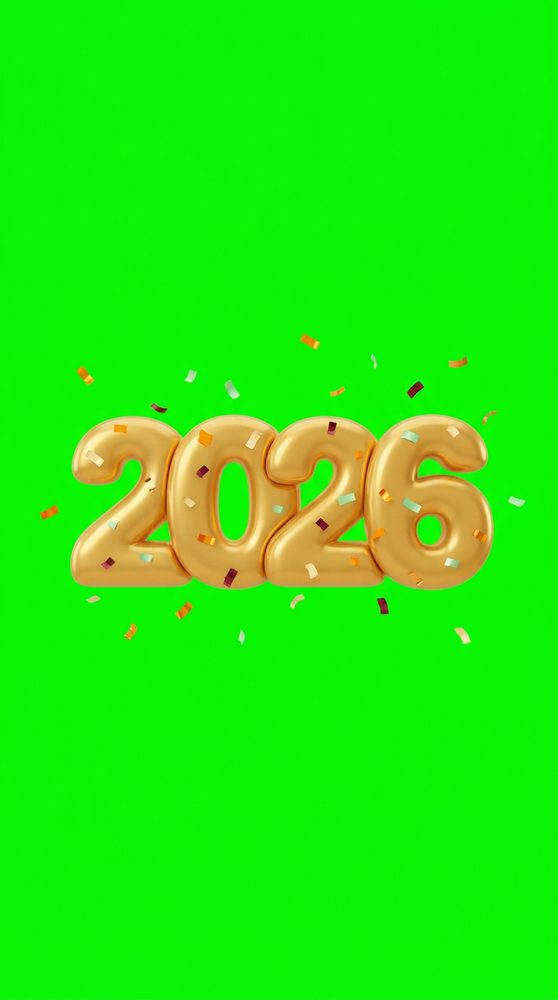
#> input picture work/telugu-reel/gen/g-2026.png, 558 x 1000 px, shrunk from 768 x 1376 before the run; its folder holds only this picture in this run
$ python key.py
#> lines starting #> are read from the running program, lines starting #| are printed output that depends on the picture
"""Chroma-key the green-background graphics → trimmed transparent PNGs (work/public/tel/g/)."""
import glob, os, cv2, numpy as np
ROOT = os.path.dirname(os.path.dirname(os.path.dirname(os.path.abspath(__file__))))
OUT = os.path.join(ROOT, 'work/public/tel/g'); os.makedirs(OUT, exist_ok=True)
for f in sorted(glob.glob(os.path.join(ROOT, 'work/telugu-reel/gen/g-*.png'))):
    im = cv2.imread(f).astype(np.float32)
    b, g, r = im[..., 0], im[..., 1], im[..., 2]
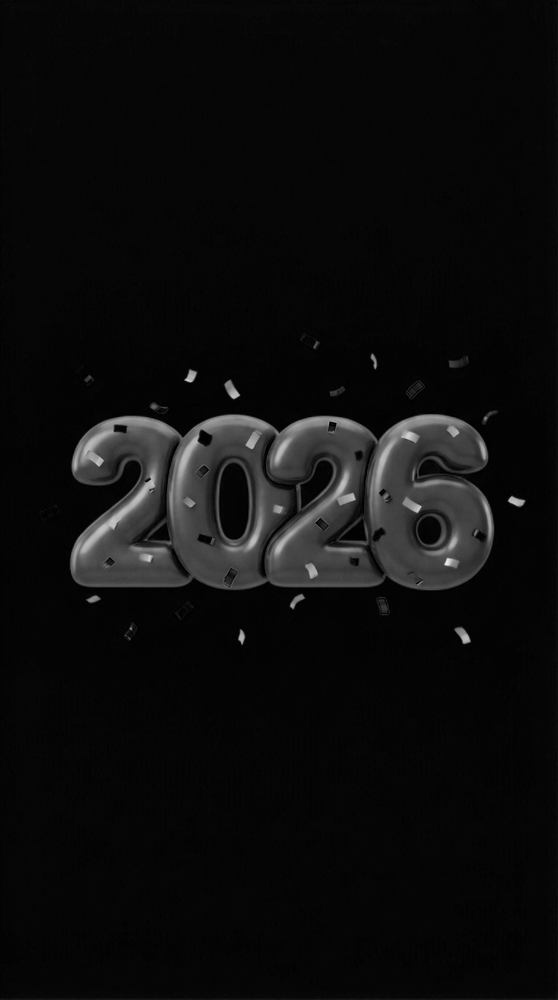
#> b: shape (1000, 558) float32; min 0, max 235, mean 12.8
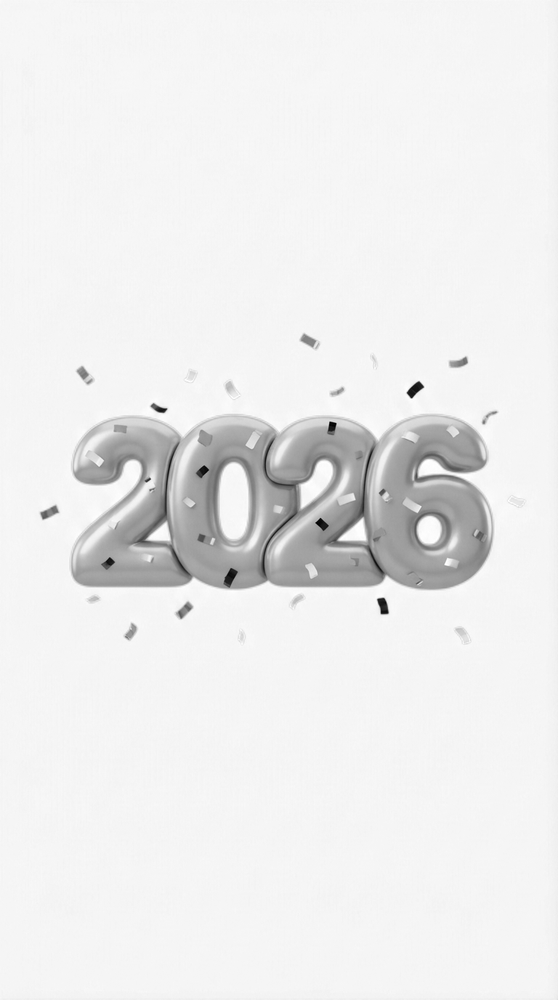
#> g: shape (1000, 558) float32; min 1, max 255, mean 235.9
    green = g - np.maximum(r, b)  # how much greener than the other channels
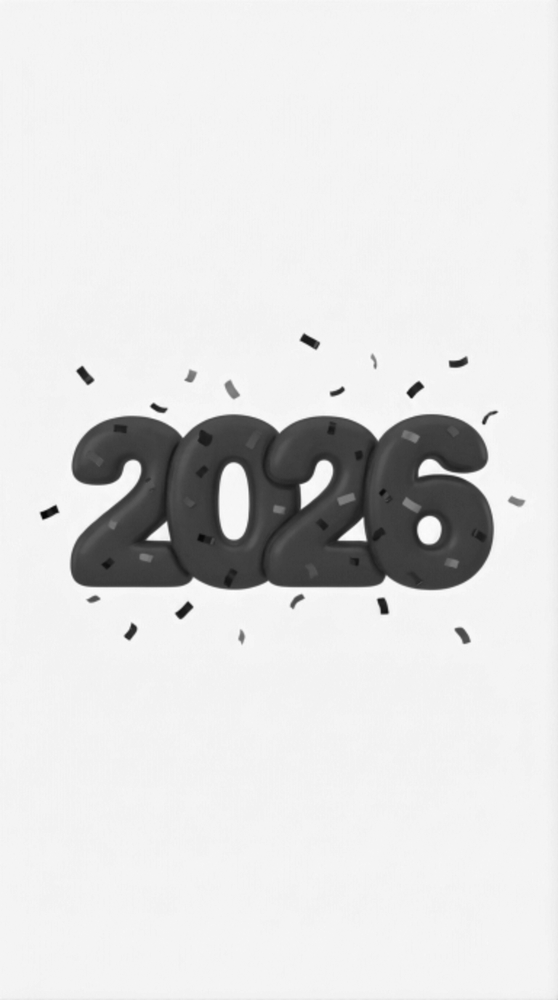
#> green: shape (1000, 558) float32; min -146, max 252, mean 202.8; drawn with min black and max white
    # background colour sampled from the corners (some images come back on a darker green than #00FF00)
    h, w = g.shape
#> h = 1000; w = 558
    cs = np.concatenate([im[:20, :20].reshape(-1, 3), im[:20, -20:].reshape(-1, 3), im[-20:, :20].reshape(-1, 3), im[-20:, -20:].reshape(-1, 3)])
#> cs = 1600 rows, first 8: [7, 249, 6], [7, 247, 5], [8, 247, 6], [6, 246, 9], [8, 246, 7], [9, 246, 9], [6, 246, 8], [7, 246, 9]
    bg = np.median(cs, axis=0)
#> bg = [6, 245, 11]
    dist = np.sqrt(((im - bg) ** 2).sum(-1))
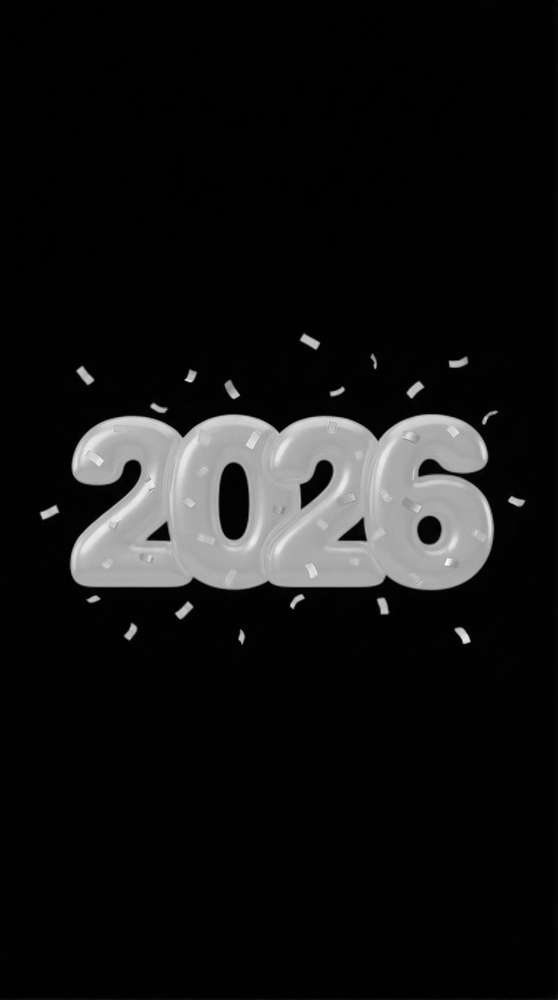
#> dist: shape (1000, 558) float32; min 0, max 333.4, mean 28.2; drawn with min black and max white
    a = np.clip((dist - 40) / 60, 0, 1)
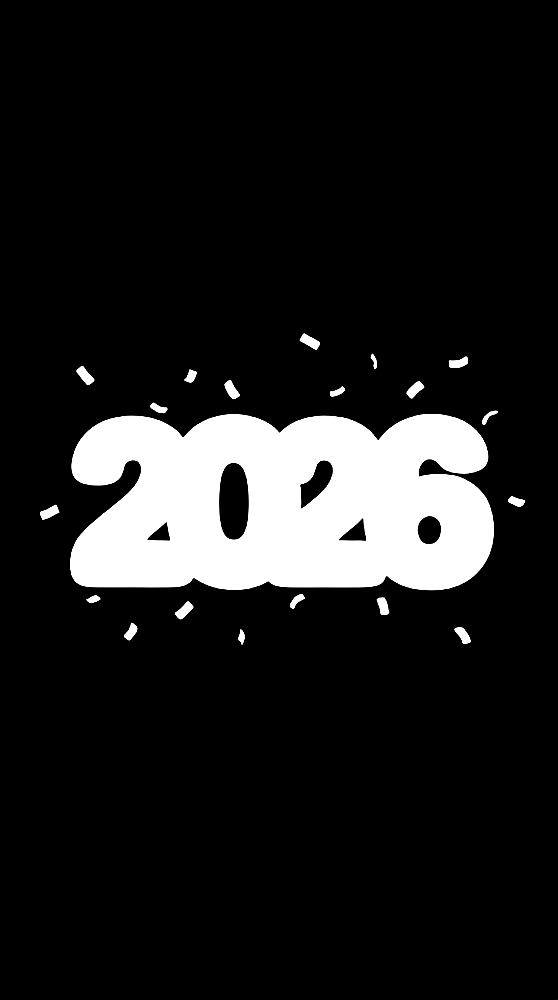
#> a: shape (1000, 558) float32; min 0, max 1, mean 0.115
    a = np.minimum(a, 1 - np.clip((green - 25) / 70, 0, 1) * (bg[1] > bg[2] + 30))
    a = cv2.GaussianBlur(a, (3, 3), 0)
    # despill: clamp green to max(r, b) where the pixel leans green
    im[..., 1] = np.where((green > 0) & (a < 0.98), np.maximum(r, b) + np.minimum(green, 8), g)
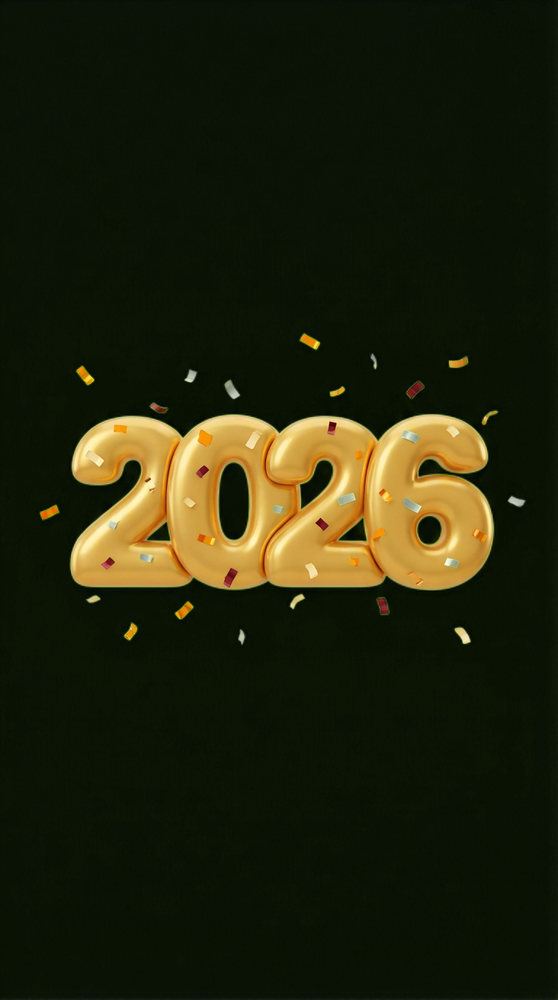
#> im: shape (1000, 558, 3) float32; mean B, G, R 12.8, 35, 33.1
    rgba = np.dstack([im, a * 255]).clip(0, 255).astype(np.uint8)
    ys, xs = np.where(a > 0.05)
    pad = 12
    y0, y1, x0, x1 = max(0, ys.min() - pad), min(a.shape[0], ys.max() + pad), max(0, xs.min() - pad), min(a.shape[1], xs.max() + pad)
#> y0 = 321; y1 = 656; x0 = 27; x1 = 536
    out = os.path.join(OUT, os.path.basename(f)); cv2.imwrite(out, rgba[y0:y1, x0:x1])
#> after `out = os.path.join(OUT, os.path.basename(f))`:
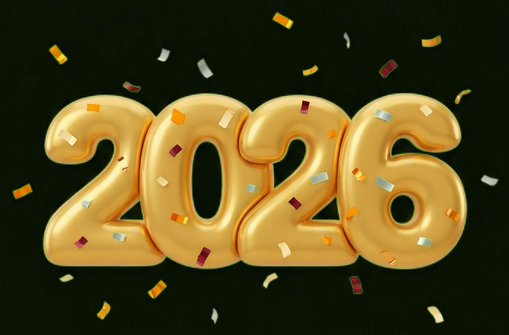
#> saved as g-2026.png: shape (335, 509, 4); mean B, G, R, A 30.3, 72.3, 84.1, 92.6
    print(os.path.basename(f), rgba[y0:y1, x0:x1].shape)
#| g-2026.png (335, 509, 4)

$ run again, on work/telugu-reel/gen/g-clock.png
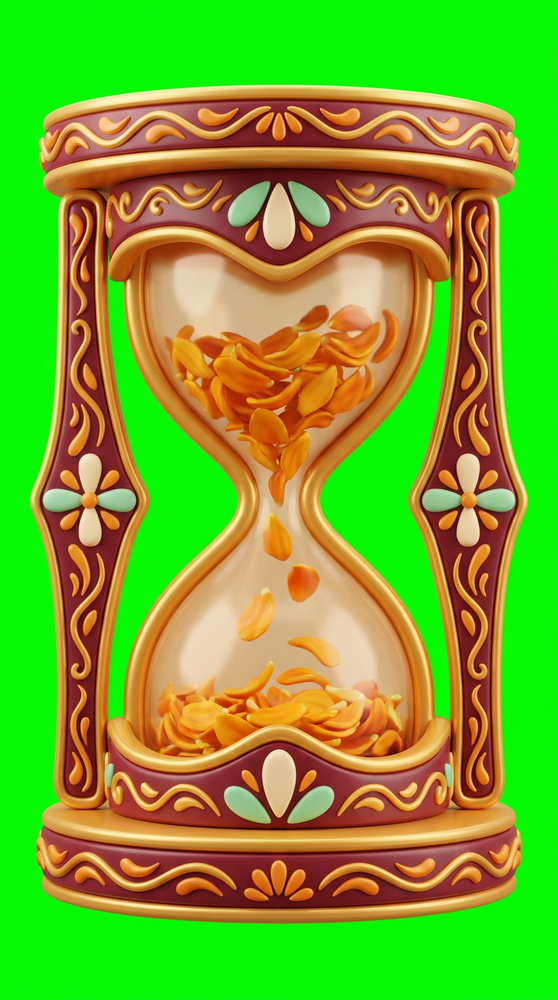
#> input picture work/telugu-reel/gen/g-clock.png, 558 x 1000 px, shrunk from 768 x 1376 before the run
#> `green = g - np.maximum(r, b)`:
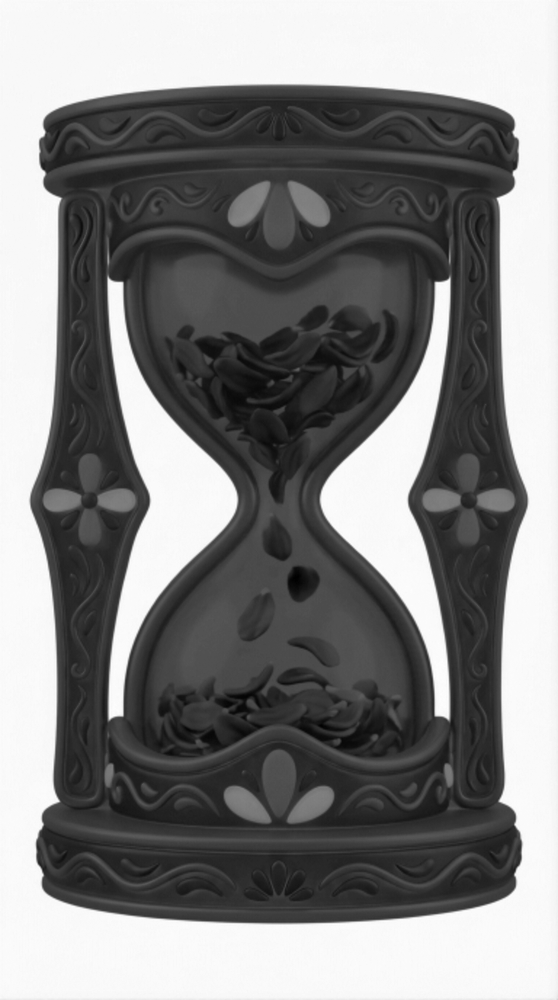
#> green: shape (1000, 558) float32; min -155, max 253, mean 54.3; drawn with min black and max white
#> cs = 1600 rows, first 8: [6, 255, 2], [4, 252, 2], [5, 251, 4], [5, 251, 5], [5, 250, 5], [5, 249, 5], [4, 249, 5], [4, 250, 5]
#> bg = [5, 249, 6]
#> y0 = 72; y1 = 935; x0 = 17; x1 = 540
#> `out = os.path.join(OUT, os.path.basename(f))`:
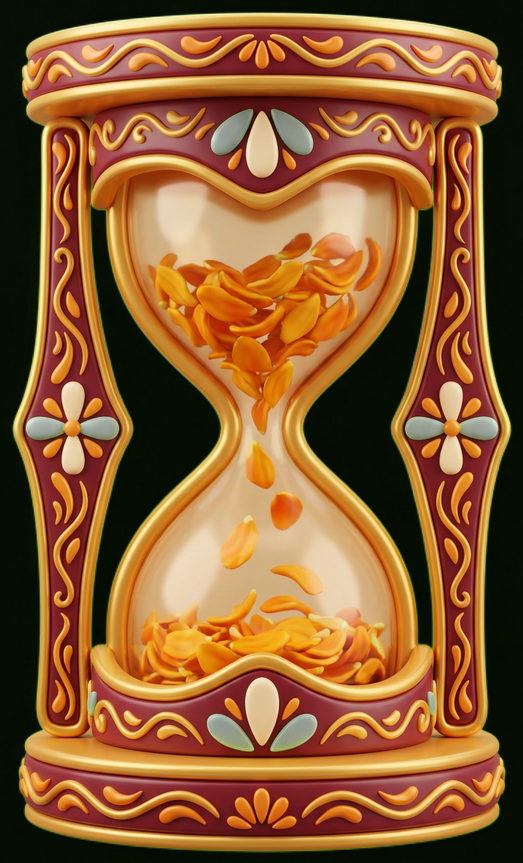
#> saved as g-clock.png: shape (863, 523, 4); mean B, G, R, A 49.7, 93, 141.2, 190.7
#| g-clock.png (863, 523, 4)

$ run again, on work/telugu-reel/gen/g-haldi.png
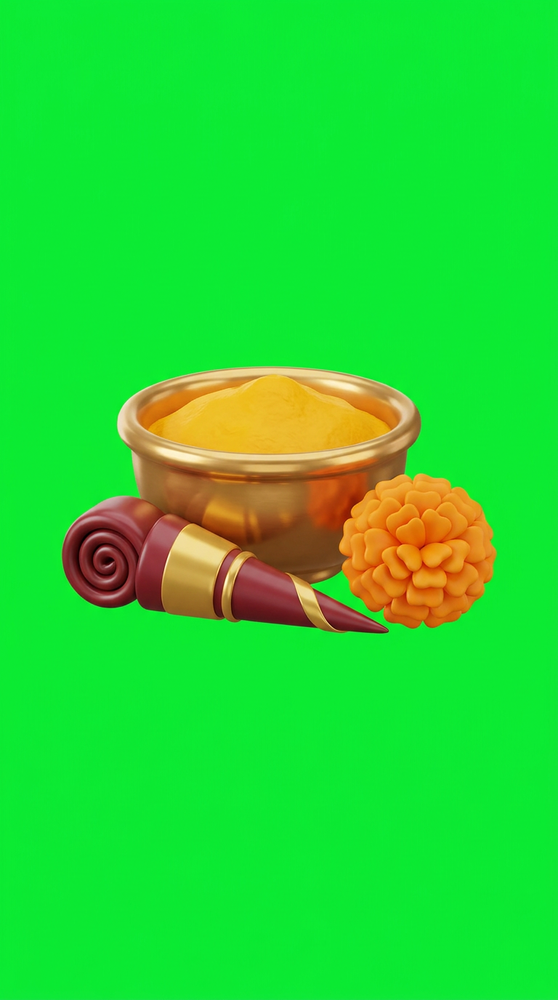
#> input picture work/telugu-reel/gen/g-haldi.png, 558 x 1000 px, shrunk from 768 x 1376 before the run
#> cs = 1600 rows, first 8: [51, 240, 8], [52, 238, 9], [52, 237, 11], [52, 238, 9], [52, 237, 11], [52, 236, 11], [52, 237, 10], [52, 237, 11]
#> bg = [53, 234, 12]
#> `im[..., 1] = np.where((green > 0) & (a < 0.98), np.maximum(r, b) + np...`:
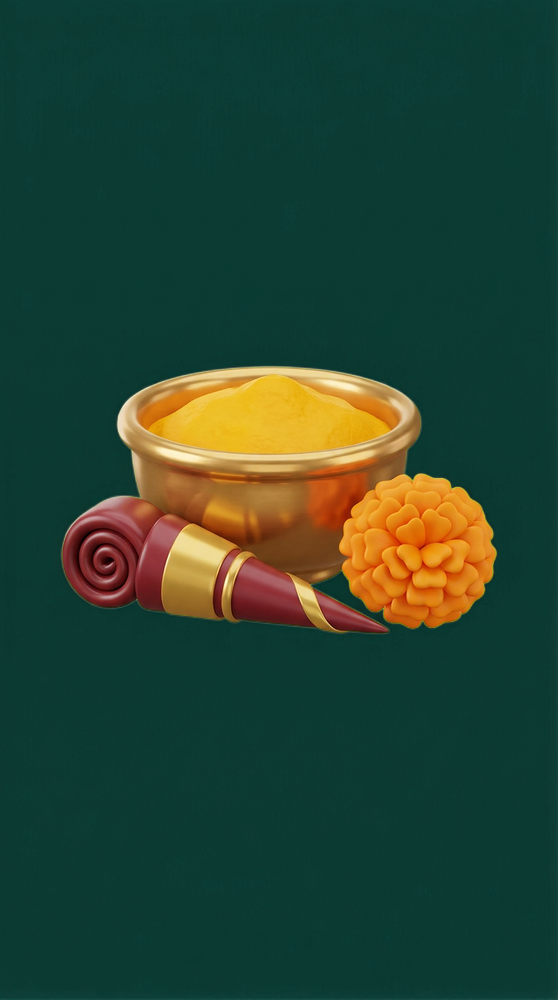
#> im: shape (1000, 558, 3) float32; mean B, G, R 50.6, 68.3, 38
#> y0 = 353; y1 = 645; x0 = 49; x1 = 509
#> `out = os.path.join(OUT, os.path.basename(f))`:
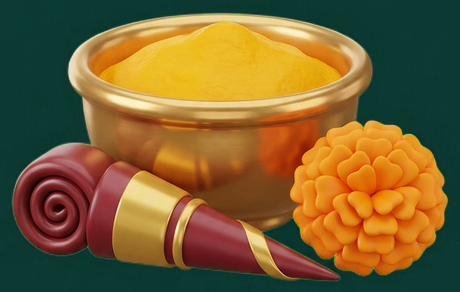
#> saved as g-haldi.png: shape (292, 460, 4); mean B, G, R, A 48.9, 97.3, 122.5, 161.2
#| g-haldi.png (292, 460, 4)

$ run again, on work/telugu-reel/gen/g-invite.png
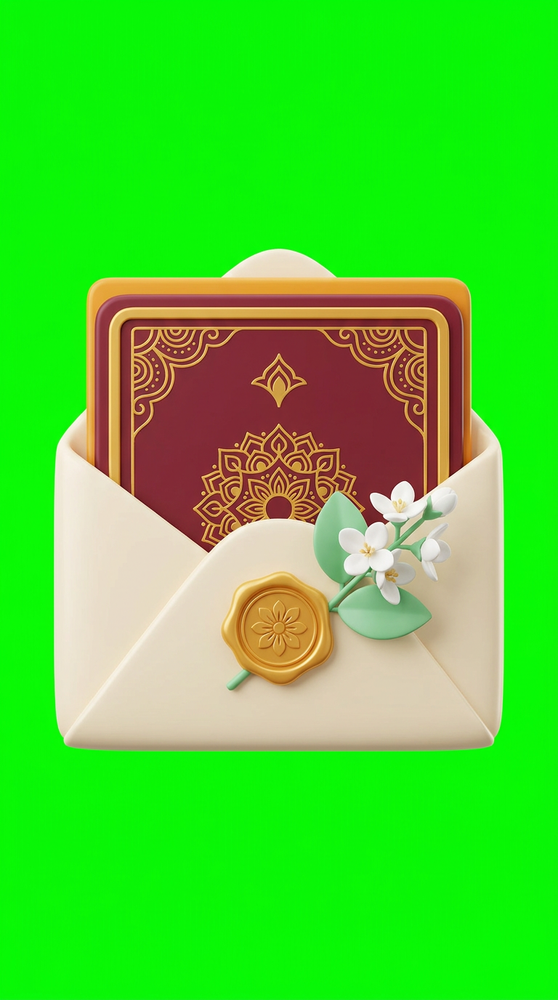
#> input picture work/telugu-reel/gen/g-invite.png, 558 x 1000 px, shrunk from 768 x 1376 before the run
#> cs = 1600 rows, first 8: [5, 254, 3], [5, 249, 4], [7, 249, 5], [7, 250, 7], [7, 250, 6], [7, 248, 5], [6, 249, 5], [9, 249, 6]
#> bg = [6, 247, 8]
#> y0 = 236; y1 = 763; x0 = 41; x1 = 516
#> `out = os.path.join(OUT, os.path.basename(f))`:
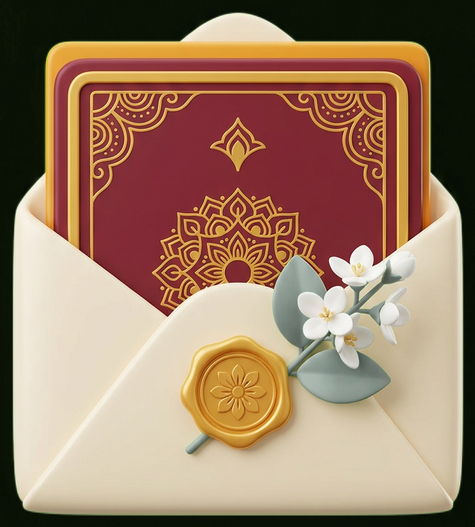
#> saved as g-invite.png: shape (527, 475, 4); mean B, G, R, A 100.8, 124.7, 155.5, 205.1
#| g-invite.png (527, 475, 4)
